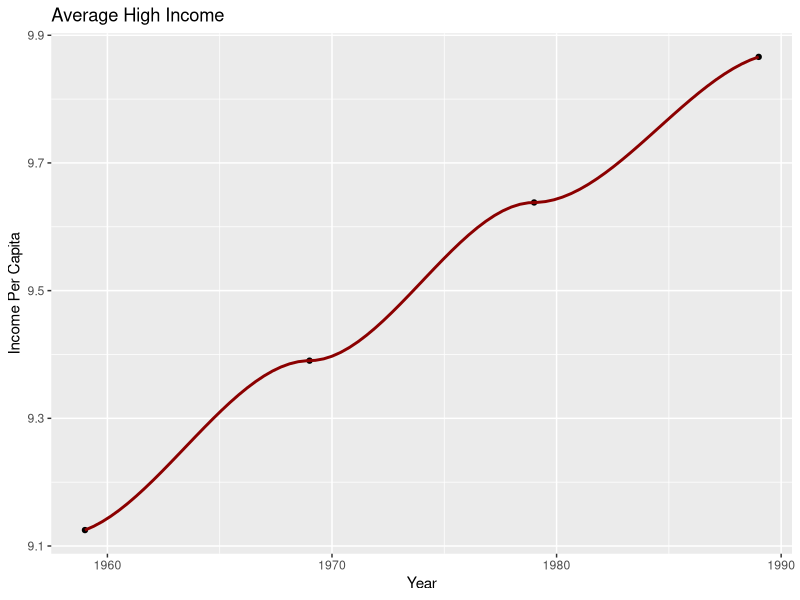
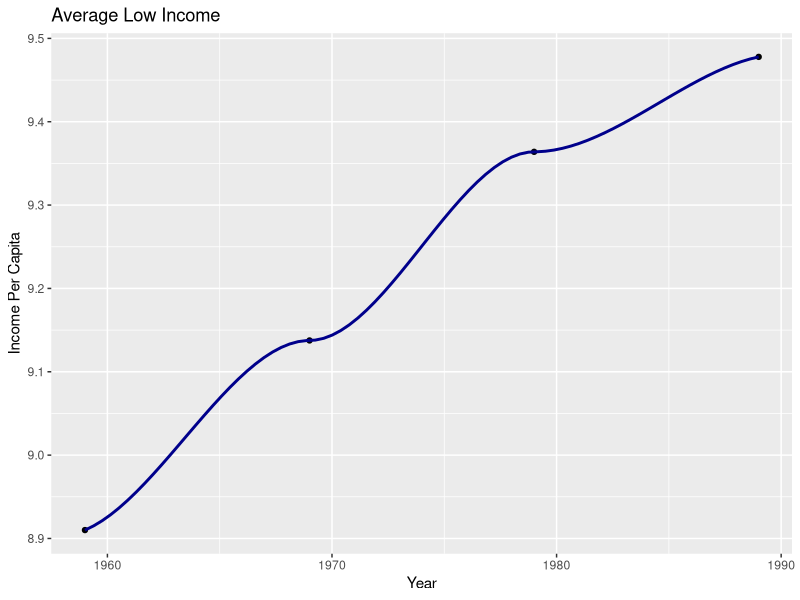
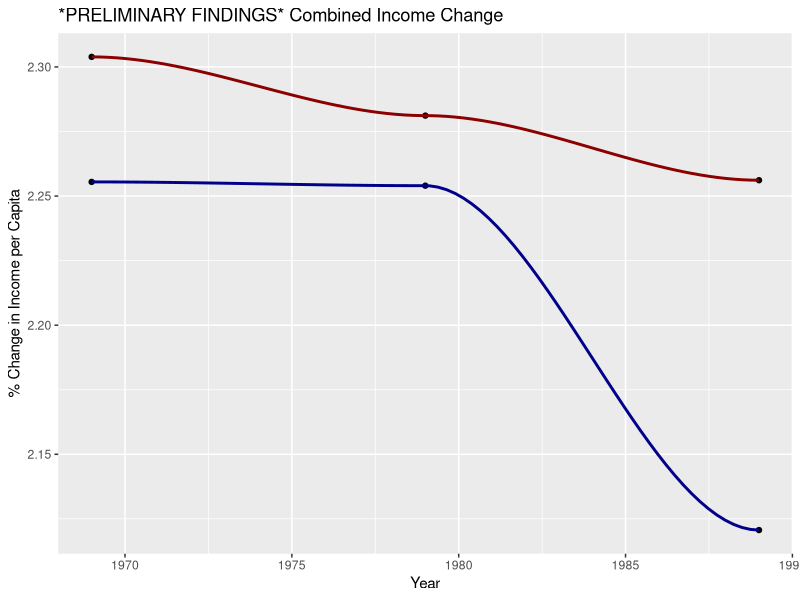

Recreate these plots in R, in order.
# Data Source: 
# https://www2.census.gov/programs-surveys/decennial/tables/time-series/historical-income-counties/county3.csv



install.packages("tidyverse")
library(tidyverse)
install.packages("dplyr")
install.packages("ggplot2")
install.packages("ggpubr")
library("ggpubr")
library("ggplot2")
library("dplyr")

setwd('/Users/JonahTuckman/Desktop/Economics/Economics-Data-Exploration/GroupProject/')

# Data of Per Capita Income by County in 1959, 1969, 1979, 1989 pulled from census.gov
data <- read.csv('county3.csv')

# Data of California Data as we will be looking into California counties pre and post 1984 (Macintosh release)
CaliData <- subset(data, grepl('CA',State.and.County))
# Saved Dataset
write.csv(CaliData, "CaliData.csv")


# Bay Area/ High tech
### SanFran, San Mateo, Santaclara, Alameda, Contracosta, Solano, Napa, Sonoma, Marin
### LA County, Orange, San Diego

## Low Tech
### Others


toMatch <- c("San Francisco" , "San Mateo" , "Santa Clara" , "Alameda" , "Contra Costa" , "Solano" ,
             "Napa" , "Sonoma" , "Marin", "Los Angeles", "Orange County", "San Diego")
CaliHighIncome <- data.frame(CaliData)
CaliHighIncome <- subset(CaliHighIncome, grepl(paste(toMatch, collapse="|"), State.and.County))

CaliLowIncome <- data.frame(CaliData)
CaliLowIncome <- subset(CaliLowIncome, !grepl(paste(toMatch, collapse="|"), State.and.County))

## Replace the commas in the numbers to avoid importation as factor 
replaceCommas<-function(X){
  X<-as.numeric(gsub("\\,", "", X))
}

#replacement. Must do this indivudally to keep the commas in the state and county
# commenting after doing and realizing we are deleting that column in a moment so not needed...
CaliLowIncome$X1959 <- replaceCommas(CaliLowIncome$X1959)
CaliLowIncome$X1969 <- replaceCommas(CaliLowIncome$X1969)
CaliLowIncome$X1979 <- replaceCommas(CaliLowIncome$X1979)
CaliLowIncome$X1989 <- replaceCommas(CaliLowIncome$X1989)
CaliLowIncome$State.and.County <- NULL

write.csv(CaliLowIncome, "CaliLowIncome.csv")

## Removal of high income commas
CaliHighIncome$State.and.County <- NULL
CaliHighIncome$X1959 <- replaceCommas(CaliHighIncome$X1959)
CaliHighIncome$X1969 <- replaceCommas(CaliHighIncome$X1969)
CaliHighIncome$X1979 <- replaceCommas(CaliHighIncome$X1979)
CaliHighIncome$X1989 <- replaceCommas(CaliHighIncome$X1989)

write.csv(CaliHighIncome, "CaliHighTech2.csv")
### Removed Commas from numbers here to avoid importation as type factor
### Opened in text file, deleted commas, reopened in numbers and saved as CaliHighTech2.csv


CaliHighIncome$X <- NULL ## Adds X column of index from original list. Not needed
CaliHighIncome$State.and.County <- NULL ## No names (categorical variables suck to deal with)
summary(CaliHighIncome) # Checking out data

## Checking that everything is going well.
sapply(CaliHighIncome, class) ## Shows breakdown of columns by type


all(duplicated(CaliHighIncome$X1979)[-1L]) ## Test for constant vector
# Returns false which is good 


#### HIGH Income #### 

# Means of each year
averageHighIncome59 = mean(CaliHighIncome$X1959, na.rm = TRUE)
averageHighIncome69 = mean(CaliHighIncome$X1969, na.rm = TRUE)
averageHighIncome79 = mean(CaliHighIncome$X1979, na.rm = TRUE)
averageHighIncome89 = mean(CaliHighIncome$X1989, na.rm = TRUE)

#Standard deviation of each year
StandardDevHigh59 <- sd(CaliHighIncome$X1959, na.rm = TRUE)
StandardDevHigh69 <- sd(CaliHighIncome$X1969, na.rm = TRUE)
StandardDevHigh79 <- sd(CaliHighIncome$X1979, na.rm = TRUE)
StandardDevHigh89 <- sd(CaliHighIncome$X1989, na.rm = TRUE)


#### LOW Income #### 

# Means of each year
averageLowIncome59 = mean(CaliLowIncome$X1959, na.rm = TRUE)
averageLowIncome69 = mean(CaliLowIncome$X1969, na.rm = TRUE)
averageLowIncome79 = mean(CaliLowIncome$X1979, na.rm = TRUE)
averageLowIncome89 = mean(CaliLowIncome$X1989, na.rm = TRUE)

#Standard deviation of each year
StandardDevLow59 <- sd(CaliLowIncome$X1959, na.rm = TRUE)
StandardDevLow69 <- sd(CaliLowIncome$X1969, na.rm = TRUE)
StandardDevLow79 <- sd(CaliLowIncome$X1979, na.rm = TRUE)
StandardDevLow89 <- sd(CaliLowIncome$X1989, na.rm = TRUE)


# Visual Tabling
table59 <- table(averageHighIncome59, averageLowIncome59)
table59

table69 <- table(averageHighIncome69, averageLowIncome69)
table69

table79 <- table(averageHighIncome79, averageLowIncome79)
table79

table89 <- table(averageHighIncome89, averageLowIncome89)
table89


# Data to be used for plotting. Year vs Average in High vs Low Income
avgHigh <- data.frame("Year" = c(1959, 1969, 1979, 1989), "Average GDP Per Capita" = c(averageHighIncome59, averageHighIncome69, averageHighIncome79, averageHighIncome89))
avgLow <- data.frame("Year" = c(1959, 1969, 1979, 1989), "Average GDP Per Capita" = c(averageLowIncome59, averageLowIncome69, averageLowIncome79, averageLowIncome89))

##### Plotting High Income
XHigh <- avgHigh$Year
YHigh <- log(avgHigh$Average.GDP.Per.Capita)

plotAvgHigh <- ggplot(data = avgHigh, mapping = aes(x = XHigh,y = YHigh)) + geom_point() + geom_smooth(colour="darkred", size = 1)
plotAvgHigh + ggtitle("Average High Income") + xlab("Year") + ylab("Income Per Capita")

##### Plotting Low Income
XLow <- avgLow$Year
YLow <- log(avgLow$Average.GDP.Per.Capita)

plotAvgLow <- ggplot(data = avgLow, mapping = aes(x = XLow,y = YLow)) + geom_point() + geom_smooth(colour = "darkblue", size = 1)
plotAvgLow + ggtitle("Average Low Income") + xlab("Year") + ylab("Income Per Capita")

### Percent Growth 

#High
HighPerc69 <- ((averageHighIncome69 + averageHighIncome59) / averageHighIncome59)
HighPerc79 <- ((averageHighIncome79 + averageHighIncome69) / averageHighIncome69)
HighPerc89 <- ((averageHighIncome89 + averageHighIncome79) / averageHighIncome79)

#Low
LowPerc69 <- ((averageLowIncome69 + averageLowIncome59) / averageLowIncome59)
LowPerc79 <- ((averageLowIncome79 + averageLowIncome69) / averageLowIncome69)
LowPerc89 <- ((averageLowIncome89 + averageLowIncome79) / averageLowIncome79)

#Combine a dataset
Combined <- data.frame("Year" = c(1969, 1979, 1989),
                       "High" = c(HighPerc69, HighPerc79, HighPerc89),
                       "Low" = c(LowPerc69, LowPerc79, LowPerc89)
)

##### Combined Plot
combined <- ggplot() + 
  #High -> Red Plot
  geom_point(data=Combined, aes(x = Year, y = High)) + 
  geom_smooth(data=Combined, aes(x = Year, y = High), fill = "red", 
              colour="darkred", size = 1) +
  #Low -> Blue Plot
  geom_point(data=Combined, aes(x = Year, y = Low)) + 
  geom_smooth(data=Combined, aes(x=Year, y = Low), fill = "blue",
              colour = "darkblue", size = 1) +
  ggtitle("*PRELIMINARY FINDINGS* Combined Income Change") + xlab("Year") + ylab("% Change in Income per Capita") 
  # + geom_vline(xintercept=1980) + geom_vline(xintercept = 1970)
combined

dev.copy(png, "Combined.png")
dev.off()


### Dif n Dif regression 

Combined$HighxLow <- Combined$High*Combined$Low

nonLogHigh <- lm(log(HighxLow) ~ log(High), data = Combined)
summary(nonLogHigh)

nonLogLow <- lm(log(HighxLow) ~ log(Low), data = Combined)
summary(nonLogLow)

